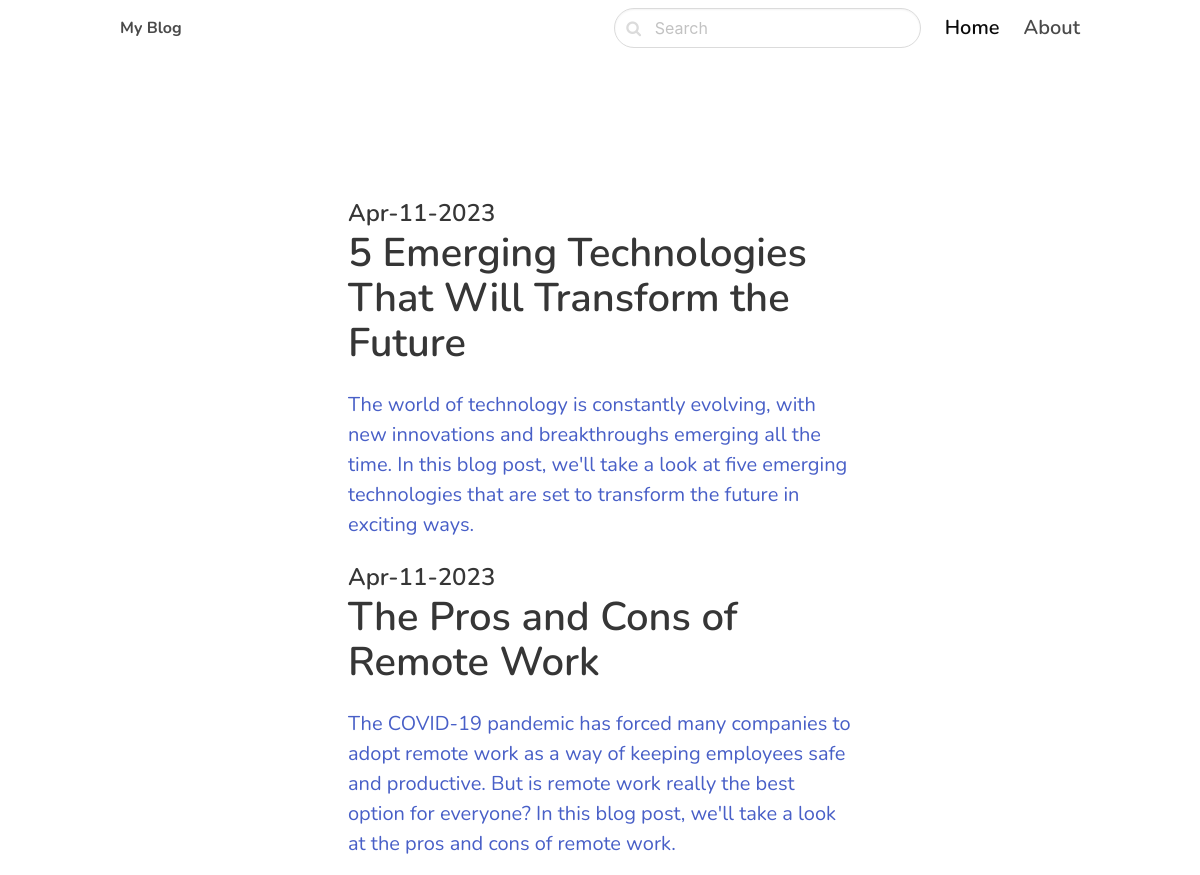
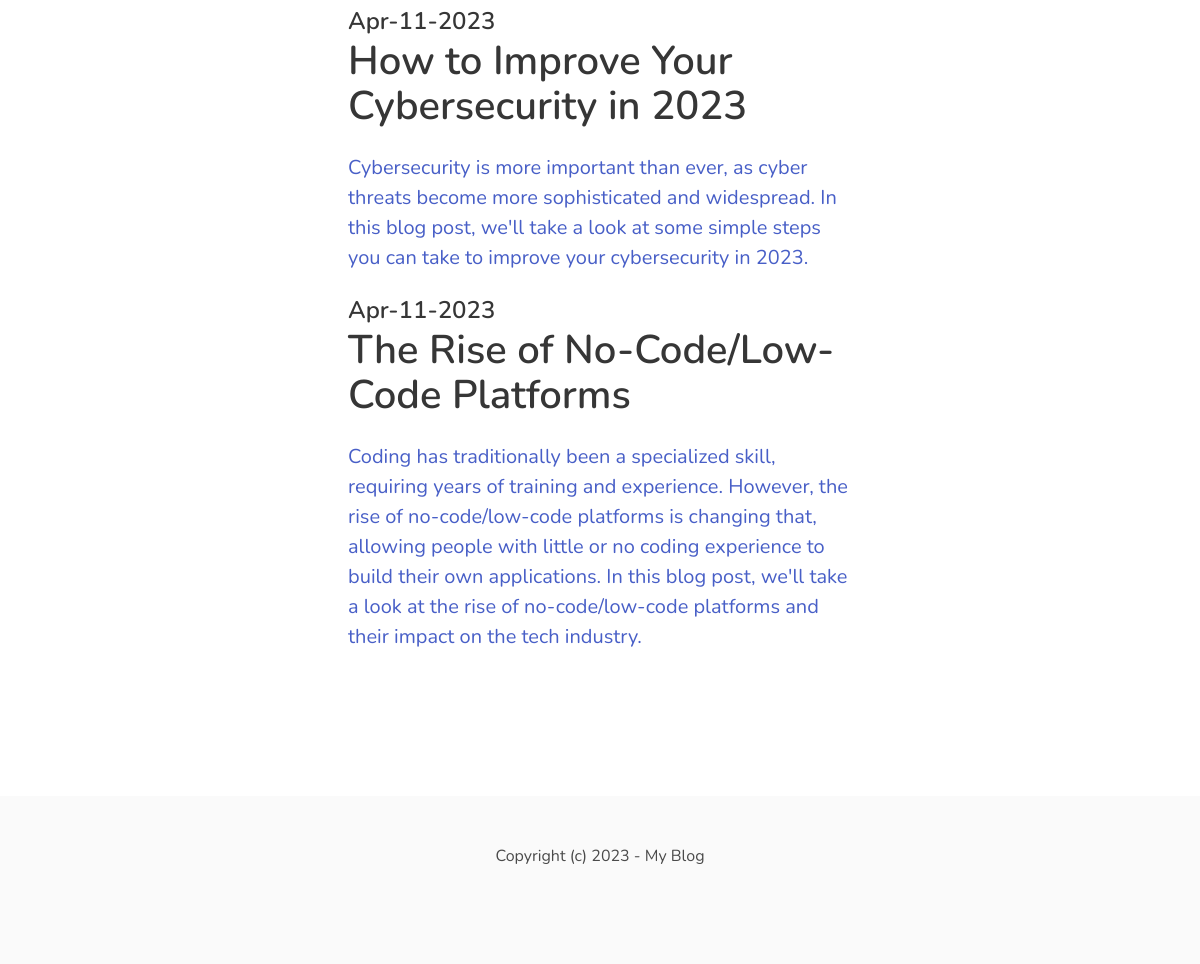
The page /future/ on the database its author committed (2 pictures, top to bottom).
### blog/models.py (models this page shows, shortened)
class Post(models.Model):
    ACTIVE = 'active'
    DRAFT = 'draft'
    CHOICES_STATUS = (
        (ACTIVE, 'Active'),
        (DRAFT, 'Draft')
    )
    category = models.ForeignKey(Category , related_name = 'posts', on_delete=models.CASCADE)
    title = models.CharField(max_length= 255)
    slug = models.SlugField()
    intro = models.TextField()
    body = RichTextUploadingField() # CKEditor Rich Text Field
    created_at = models.DateTimeField(auto_now_add=True)
    status = models.CharField(max_length=20, choices=CHOICES_STATUS, default=ACTIVE)
    image = models.ImageField(upload_to='uploads/',blank=True, null=True)

### blog/views.py (the view)
# urls.py: path('<slug:slug>/' , views.category , name ='category_detail'),
def category(request, slug):
    category = get_object_or_404(Category, slug=slug)
    posts = category.posts.filter(status = Post.ACTIVE)
    return render(request, 'blog/category.html', {'category':category, 'posts': posts})

### blog/templates/blog/category.html (shortened to what this page needs)
{% extends 'core/base.html' %}
{% block content %}
    <section class="hero">
        <div class="hero-body">
            <div class="container">
                <section class="section">
                    <div class="columns">
                      <div class="column is-8 is-offset-2">
                        {% for post in posts %}
                        <div class="content is-medium">
                            <a href="{% url 'post_detail' post.category.slug post.slug %}">
                            <h2 class="subtitle is-4">{{ post.created_at|date:'M-d-Y' }}</h2>
                            <h1 class="title">{{ post.title }}</h1>
                            <p>{{ post.intro }}</p>
                        </a>
                        </div>
                        {% empty %}
                        <div class="content">
                            <p>There is no posts in this category ...</p>
                        </div>
                        {% endfor %}
                      </div>
                    </div>
                </section>
            </div>
        </div>
    </section>
{% endblock %}

### core/templates/core/base.html (style rules this page uses)
body { font-family: 'Nunito', sans-serif; }

### rows shown on the page
Post: created_at "Apr-11-2023", title "5 Emerging Technologies That Will Transform the Future", intro "The world of technology is constantly evolving, with new innovations and breakthroughs emerging all the time. In this blog post, we'll take a look at five emerging technologies that are set to transform the future in exciting ways."
Post: created_at "Apr-11-2023", title "The Pros and Cons of Remote Work", intro "The COVID-19 pandemic has forced many companies to adopt remote work as a way of keeping employees safe and productive. But is remote work really the best option for everyone? In this blog post, we'll take a look at the pros and cons of remote work."
Post: created_at "Apr-11-2023", title "How to Improve Your Cybersecurity in 2023", intro "Cybersecurity is more important than ever, as cyber threats become more sophisticated and widespread. In this blog post, we'll take a look at some simple steps you can take to improve your cybersecurity in 2023."
Post: created_at "Apr-11-2023", title "The Rise of No-Code/Low-Code Platforms", intro "Coding has traditionally been a specialized skill, requiring years of training and experience. However, the rise of no-code/low-code platforms is changing that, allowing people with little or no coding experience to build their own applications. In this blog post, we'll take a look at the rise of no-code/low-code platforms and their impact on the tech industry."
